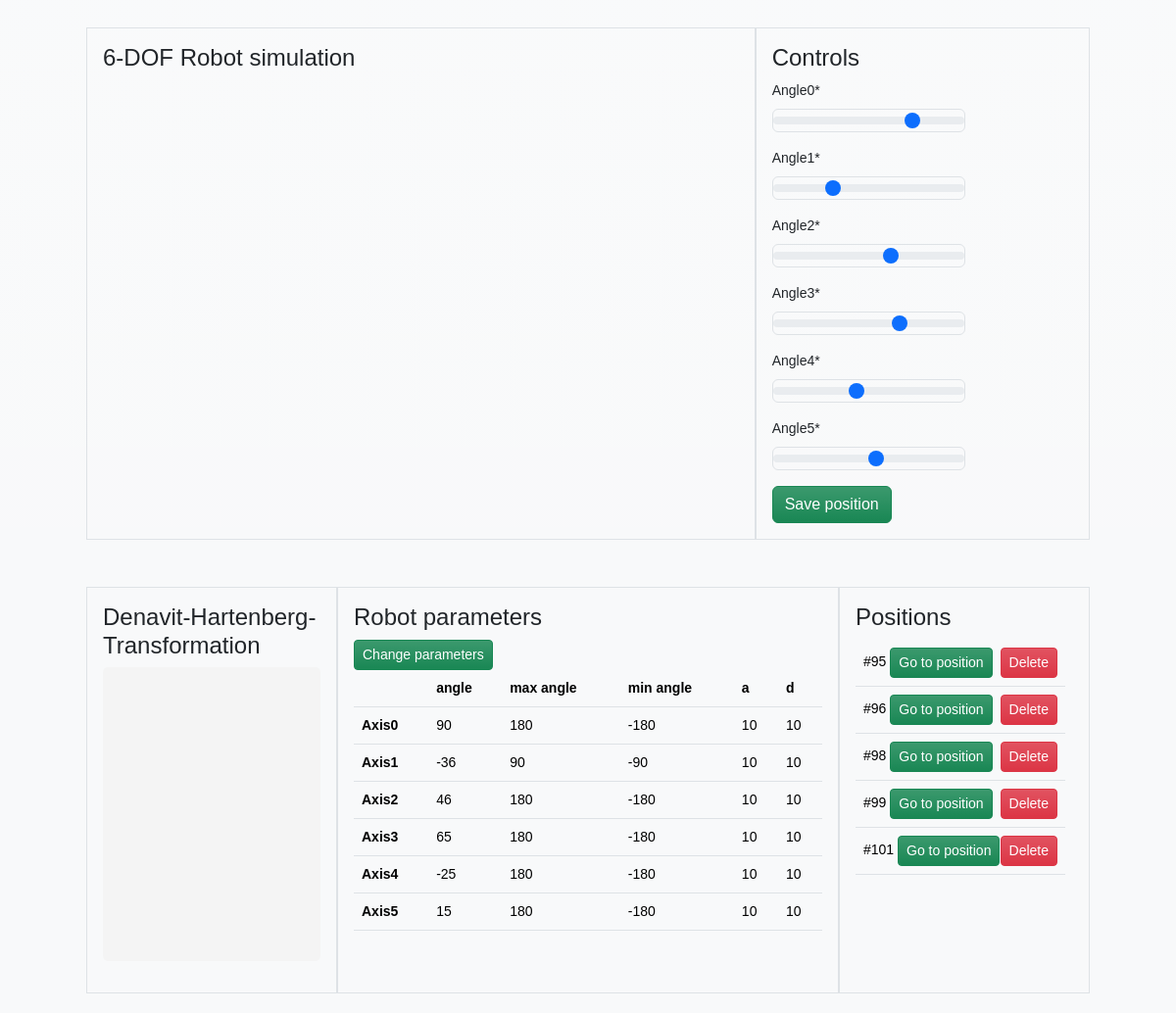
The page / on the database its author committed.
### robot/models.py (models this page shows)
class Robot(models.Model):
    angle0 = models.IntegerField(
        null=False,
        blank=False,
        validators=[MaxValueValidator(180), MinValueValidator(-180)],
        default=0,
    )
    angle0_min = models.IntegerField(null=False, blank=False)
    angle0_max = models.IntegerField(null=False, blank=False)
    len0 = models.IntegerField(null=False, blank=False)
    a0 = models.IntegerField(null=False, blank=False)
    angle1 = models.IntegerField(
        null=False,
        blank=False,
        validators=[MaxValueValidator(180), MinValueValidator(-180)],
        default=0,
    )
    angle1_min = models.IntegerField(null=False, blank=False)
    angle1_max = models.IntegerField(null=False, blank=False)
    len1 = models.IntegerField(null=False, blank=False)
    a1 = models.IntegerField(null=False, blank=False)
    angle2 = models.IntegerField(
        null=False,
        blank=False,
        validators=[MaxValueValidator(180), MinValueValidator(-180)],
        default=0,
    )
    angle2_min = models.IntegerField(null=False, blank=False)
    angle2_max = models.IntegerField(null=False, blank=False)
    len2 = models.IntegerField(null=False, blank=False)
    a2 = models.IntegerField(null=False, blank=False)
    angle3 = models.IntegerField(
        null=False,
        blank=False,
        validators=[MaxValueValidator(180), MinValueValidator(-180)],
        default=0,
    )
    angle3_min = models.IntegerField(null=False, blank=False)
    angle3_max = models.IntegerField(null=False, blank=False)
    len3 = models.IntegerField(null=False, blank=False)
    a3 = models.IntegerField(null=False, blank=False)
    angle4 = models.IntegerField(
        null=False,
        blank=False,
        validators=[MaxValueValidator(180), MinValueValidator(-180)],
        default=0,
    )
    angle4_min = models.IntegerField(null=False, blank=False)
    angle4_max = models.IntegerField(null=False, blank=False)
    len4 = models.IntegerField(null=False, blank=False)
    a4 = models.IntegerField(null=False, blank=False)
    angle5 = models.IntegerField(
        null=False,
        blank=False,
        validators=[MaxValueValidator(180), MinValueValidator(-180)],
        default=0,
    )
    angle5_min = models.IntegerField(null=False, blank=False)
    angle5_max = models.IntegerField(null=False, blank=False)
    len5 = models.IntegerField(null=False, blank=False)
    a5 = models.IntegerField(null=False, blank=False)

class Position(models.Model):
    angle0 = models.IntegerField(
        null=False,
        blank=False,
        validators=[MaxValueValidator(180), MinValueValidator(-180)],
    )
    angle1 = models.IntegerField(
        null=False,
        blank=False,
        validators=[MaxValueValidator(180), MinValueValidator(-180)],
    )
    angle2 = models.IntegerField(
        null=False,
        blank=False,
        validators=[MaxValueValidator(180), MinValueValidator(-180)],
    )
    angle3 = models.IntegerField(
        null=False,
        blank=False,
        validators=[MaxValueValidator(180), MinValueValidator(-180)],
    )
    angle4 = models.IntegerField(
        null=False,
        blank=False,
        validators=[MaxValueValidator(180), MinValueValidator(-180)],
    )
    angle5 = models.IntegerField(
        null=False,
        blank=False,
        validators=[MaxValueValidator(180), MinValueValidator(-180)],
    )
    def delete_obj(self):
        return reverse("robot:delete-position", kwargs={"id": self.id})

### robot/views.py (the view)
# urls.py: path("", main_view, name="main-view"),
def main_view(request):
    objs = Position.objects.all()
    params = Robot.objects.all().first()
    context = {
        "form": PositionForm(),
        "form_params": RobotForm(instance=params),
        "objs": objs,
        "params": params,
    }
    return render(request, "index.html", context=context)

### templates/index.html (shortened to what this page needs)
{% load crispy_forms_tags %}
{% load l10n %}
<!doctype html>
<html lang="en">
  <head>
    <link href="https://cdn.jsdelivr.net/npm/bootstrap@5.3.5/dist/css/bootstrap.min.css" rel="stylesheet">
  </head>
  <body hx-headers='{"X-CSRFToken": "{{ csrf_token }}"}' class="bg-light bg-gradient">
    <div class="" style="max-width:1000px;margin-left:auto; margin-right:auto;">
        <div class="row">
            <div class="col-12">
            </div>
        </div>
        <div class="row">
            <div class="col-md-8 border p-3">
                <h4>6-DOF Robot simulation</h4>
                <div id="three-container" style="height:450px">
                </div>
            </div>
            <div class="col-md-4 border p-3">
                <h4>Controls</h4>
                <div style="">
                    <div class="row small">
                        {% include 'partials/form.html' %}
                    </div>
                </div>
            </div>
        </div>
        <div class="row mt-5">
            <div class="col-md-3 border p-3">
                <h4>Denavit-Hartenberg-Transformation</h4>
                <div id="jacobi-matrix-display" class="small">
                    <pre id="json-output"></pre>
                </div>
            </div>
            <div class="col-md-6 border p-3">
                <h4>Robot parameters</h4>
                <button class="btn btn-sm btn-success bg-gradient" data-bs-toggle="modal" data-bs-target="#modal-lg-id">Change parameters</button>
                <div class="small">
                    <table class="table">
                        <thead>
                            <th class="bg-light"></th>
                            <th class="bg-light">angle</th>
                            <th class="bg-light">max angle</th>
                            <th class="bg-light">min angle</th>
                            <th class="bg-light">a</th>
                            <th class="bg-light">d</th>
                        </thead>
                        <tbody>
                            <tr>
                                <th class="bg-light">Axis0</th>
                                <td class="bg-light">{{ params.angle0 }}</td>
                                <td class="bg-light">{{ params.angle0_max }}</td>
                                <td class="bg-light">{{ params.angle0_min }}</td>
                                <td class="bg-light">{{ params.a0 }}</td>
                                <td class="bg-light">{{ params.len0 }}</td>
                            </tr>
                            <tr>
                                <th class="bg-light">Axis1</th>
                                <td class="bg-light">{{ params.angle1 }}</td>
                                <td class="bg-light">{{ params.angle1_max }}</td>
                                <td class="bg-light">{{ params.angle1_min }}</td>
                                <td class="bg-light">{{ params.a1 }}</td>
                                <td class="bg-light">{{ params.len1 }}</td>
                            </tr>
                            <tr>
                                <th class="bg-light">Axis2</th>
                                <td class="bg-light">{{ params.angle2 }}</td>
                                <td class="bg-light">{{ params.angle2_max }}</td>
                                <td class="bg-light">{{ params.angle2_min }}</td>
                                <td class="bg-light">{{ params.a2 }}</td>
                                <td class="bg-light">{{ params.len2 }}</td>
                            </tr>
                            <tr>
                                <th class="bg-light">Axis3</th>
                                <td class="bg-light">{{ params.angle3 }}</td>
                                <td class="bg-light">{{ params.angle3_max }}</td>
                                <td class="bg-light">{{ params.angle3_min }}</td>
                                <td class="bg-light">{{ params.a3 }}</td>
                                <td class="bg-light">{{ params.len3 }}</td>
                            </tr>
                            <tr>
                                <th class="bg-light">Axis4</th>
                                <td class="bg-light">{{ params.angle4 }}</td>
                                <td class="bg-light">{{ params.angle4_max }}</td>
                                <td class="bg-light">{{ params.angle4_min }}</td>
                                <td class="bg-light">{{ params.a4 }}</td>
                                <td class="bg-light">{{ params.len4 }}</td>
                            </tr>
                            <tr>
                                <th class="bg-light">Axis5</th>
                                <td class="bg-light">{{ params.angle5 }}</td>
                                <td class="bg-light">{{ params.angle5_max }}</td>
                                <td class="bg-light">{{ params.angle5_min }}</td>
                                <td class="bg-light">{{ params.a5 }}</td>
                                <td class="bg-light">{{ params.len5 }}</td>
                            </tr>
                        </tbody>
                    </table>
                </div>
            </div>
            <div class="col-md-3 border p-3">
                <h4>Positions</h4>
                <div id="position-list-container" class="pe-2 small">
                    {% include 'partials/list.html' %}
                </div>
            </div>
        </div>
    </div>
  </body>
</html>

### templates/partials/form.html
{% load crispy_forms_tags %}
{% crispy form %}

### templates/partials/list.html
<div id="positions-list-id" style="">
    <table class="table bg-light">
    {% for o in objs%}
        <tr class="">
            <td class="bg-light">
                #{{ o.id }}
                <a href="" hx-post="{{ o.delete_obj }}" hx-target="#positions-list-id" hx-swap="outerHTML" class="float-end btn btn-sm btn-danger bg-gradient">Delete</a>
                <button class="btn btn-sm btn-success bg-gradient" value="{{ o.id }}" data-angles="[{{ o.angle0 }}, {{ o.angle1 }}, {{ o.angle2 }}, {{ o.angle3 }}, {{ o.angle4 }}, {{ o.angle5 }}]" onclick="get_path_for_position(this.value, this.dataset.angles)">Go to position</button>
            </td>
        </tr>
    {% endfor %}
    </table>
</div>

### templates/partials/modal.html (shortened to what this page needs)
{% load crispy_forms_tags %}

### templates/partials/form_params.html (shortened to what this page needs)
{% load crispy_forms_tags %}

### templates/index.html (style rules this page uses)
body { font-family: Arial, sans-serif; padding: 20px; }
pre { background-color: #f4f4f4; padding: 10px; border-radius: 5px; white-space: pre-wrap; word-wrap: break-word; height:300px; overflow-y: scroll; }
#position-list-container { height:300px; overflow-y: scroll; }

### rows shown on the page
Robot: angle0 "90", angle0_max "180", angle0_min "-180", a0 "10", len0 "10", angle1 "-36", angle1_max "90", angle1_min "-90", a1 "10", len1 "10", angle2 "46", angle2_max "180", angle2_min "-180", a2 "10", len2 "10", angle3 "65", angle3_max "180", angle3_min "-180", a3 "10", len3 "10", angle4 "-25", angle4_max "180", angle4_min "-180", a4 "10", len4 "10", angle5 "15", angle5_max "180", angle5_min "-180", a5 "10", len5 "10"
Position: id "95"
Position: id "96"
Position: id "98"
Position: id "99"
Position: id "101"
